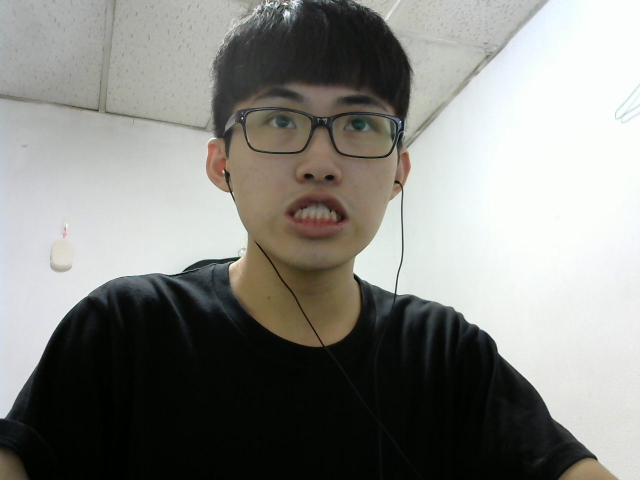
//> input picture Picture/picture2.jpg, 1280 x 960 px, given in place of the camera (shown at 1/2 size)
$ ./FaceID   (built with g++ and OpenCV 4)
//> lines starting //> are read from the running program, lines starting //| are printed output that depends on the picture; after the words box and inside, x2 and y2 are one past the last pixel; in counts of white or black regions, pixels touching at a corner belong together
/** g++ FaceID.cpp -o output `pkg-config --cflags --libs opencv` **/
#include <opencv2/opencv.hpp>
#include <iostream>
#include <stdio.h>

using namespace std;
using namespace cv;

/** Print error message **/
void PANIC(char *msg);
#define PANIC(msg){perror(msg); exit(-1);}

/** Function for face detection **/
void detectAndDraw(Mat frame);

/** Gloabal variables **/
String face_cascade_name = "Source/haarcascade_frontalface_default.xml";
String eyes_cascade_name = "Source/haarcascade_eye_tree_eyeglasses.xml";
CascadeClassifier face_cascade; // Define the face classifier
CascadeClassifier eyes_cascade; // Define the eyes classifier
String window_name = "Face detection";

int main(int argc, char *argv[]){
    // VideoCapture class for playing video for which faces to be detected
    VideoCapture capture = VideoCapture(0);
    Mat frame, image;

	if (!face_cascade.load(face_cascade_name))
		PANIC("Error loading face cascade");
	if (!eyes_cascade.load(eyes_cascade_name))
		PANIC("Error loading eyes cascade");

    // After the camera is opened
    if(capture.isOpened()){
        cout << "Face Detection Started...." << endl;

        while(1){
            capture >> frame; // Get photos from camera
//> frame is the input picture: 960 rows x 1280 cols, CV_8UC3; mean B, G, R 129.9, 134.3, 134

            if(frame.empty())
            	PANIC("Error capture frame");

            detectAndDraw(frame);

            // Press q to exit from window
            char ch = (char)waitKey(10);
            if(ch == 27 || ch == 'q' || ch == 'Q')
                break;
        }
    }
    else
        PANIC("Error open camera");

    return 0;
}

void detectAndDraw(Mat frame){
    std::vector<Rect> faces, eyes;
    Mat frame_gray, frame_resize;
    int radius;

	// Convert to Gray Scale
    cvtColor(frame, frame_gray, COLOR_BGR2GRAY);
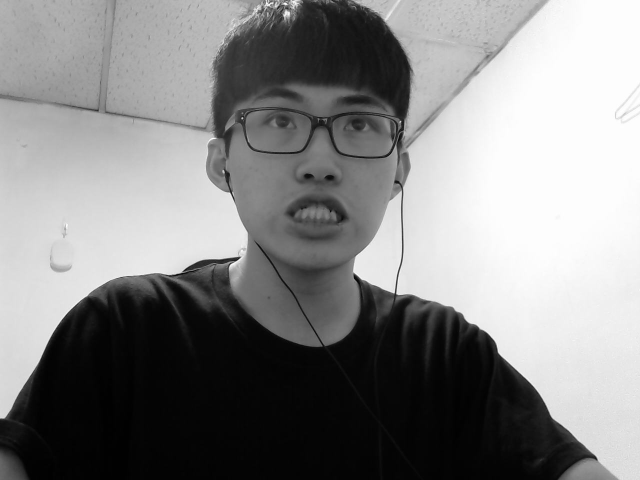
//> frame_gray: 960 rows x 1280 cols, CV_8UC1 (shown at 1/2 size); min 1, max 255, mean 133.6

    // Resize the Grayscale Image
    resize(frame_gray, frame_resize, Size(), 1, 1, INTER_LINEAR);

    // Histogram equalization
    equalizeHist(frame_resize, frame_resize);
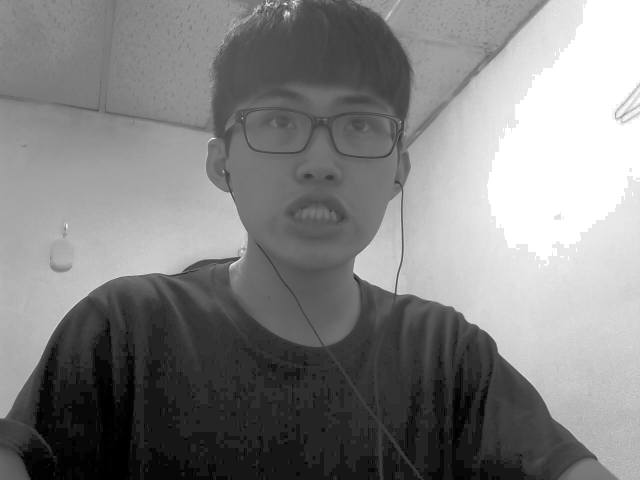
//> frame_resize: 960 rows x 1280 cols, CV_8UC1 (shown at 1/2 size); min 0, max 255, mean 129.1

    // Detect faces of different sizes using cascade classifier
    face_cascade.detectMultiScale(frame_resize, faces, 1.1, 5, CV_HAAR_SCALE_IMAGE, Size(30, 30));
//> faces = 1 Rect (x, y, width, height): [572, 311, 126, 126]

    // Draw circles around the faces
    for (size_t i = 0; i < faces.size(); i++)
    {
        Point center;

        rectangle(frame, faces[i], Scalar(255, 0, 0), 3, 8, 0);

        Mat faceROI = frame_resize(faces[i]);

        // Detection of eyes int the input image
        eyes_cascade.detectMultiScale(faceROI, eyes, 1.1, 1, CV_HAAR_SCALE_IMAGE, Size(3, 3));

        // Draw circles around eyes
        for (size_t j = 0; j < eyes.size(); j++)
        {
            center.x = cvRound((faces[i].x + eyes[j].x + eyes[j].width*0.5));
            center.y = cvRound((faces[i].y + eyes[j].y + eyes[j].height*0.5));
            radius = cvRound((eyes[j].width + eyes[j].height)*0.25);
            circle(frame, center, radius, Scalar(0, 255, 0), 3, 8, 0);
        }
    }
//> this loop made 1 pass
//> (eyes, radius) on pass 1: (1 Rect (x, y, width, height): [17, 21, 46, 46], 23)
//> pass 1, in detectAndDraw, `Mat faceROI = frame_resize(faces[i]);`:
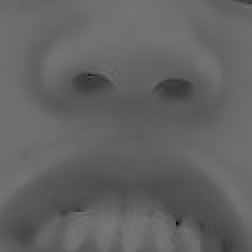
//> faceROI: 126 rows x 126 cols, CV_8UC1 (shown 2 times larger); min 2, max 118, mean 98.6
//> after the loop:
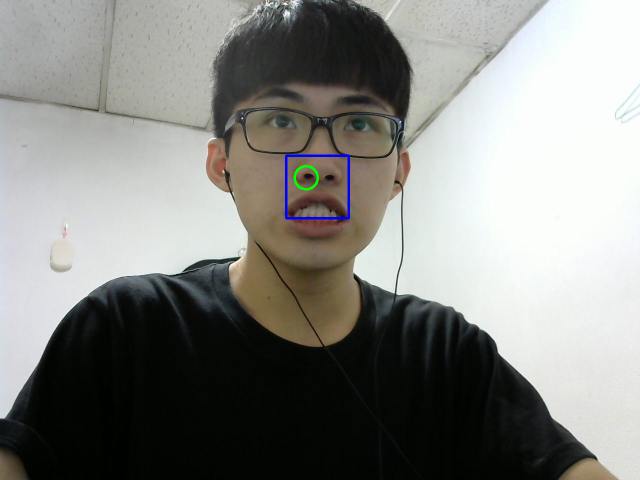
//> frame: 960 rows x 1280 cols, CV_8UC3 (shown at 1/2 size); 0.26% of pixels changed, all inside (x1, y1, x2, y2) = (570, 309, 700, 439)
//> after the loop, radius = 23
//> the 'q' key is pressed

    // Show Processed Image with detected faces
    imshow( "Face Detection", frame);
}

$ run again, on Picture/picture3.jpg
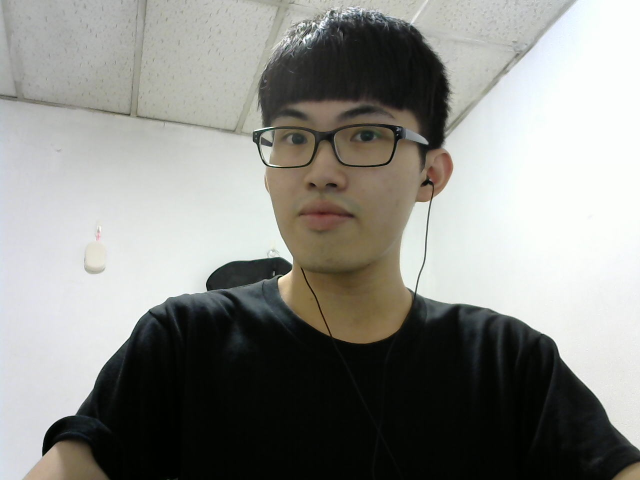
//> input picture Picture/picture3.jpg, 1280 x 960 px, given in place of the camera (shown at 1/2 size)
//> frame is the input picture: 960 rows x 1280 cols, CV_8UC3; mean B, G, R 134.7, 139.2, 138.7
//> faces = 1 Rect (x, y, width, height): [484, 132, 366, 366]
//> the loop in detectAndDraw, `for (size_t i = 0; i < faces.size(); i++)` made 1 pass
//> (eyes, radius) on pass 1: (1 Rect (x, y, width, height): [70, 111, 74, 74], 37)
//> pass 1, in detectAndDraw, `Mat faceROI = frame_resize(faces[i]);`:
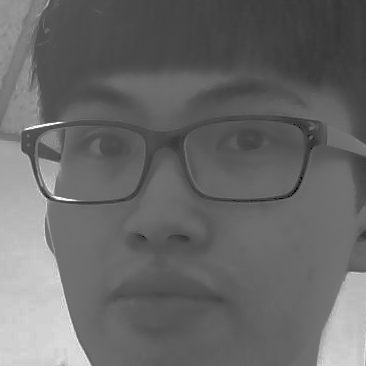
//> faceROI: 366 rows x 366 cols, CV_8UC1; min 2, max 255, mean 104.9
//> after the loop in detectAndDraw, `for (size_t i = 0; i < faces.size(); i++)`:
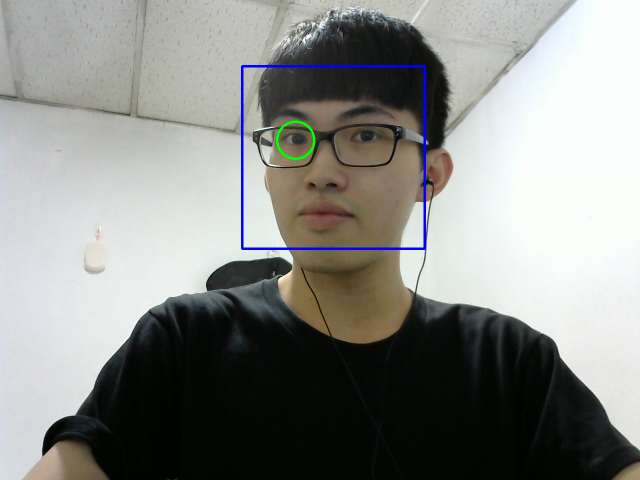
//> frame: 960 rows x 1280 cols, CV_8UC3 (shown at 1/2 size); 0.69% of pixels changed, all inside (x1, y1, x2, y2) = (482, 130, 852, 500)
//> after the loop in detectAndDraw, `for (size_t i = 0; i < faces.size(); i++)`: radius = 37

$ run again, on Picture/picture4.jpg
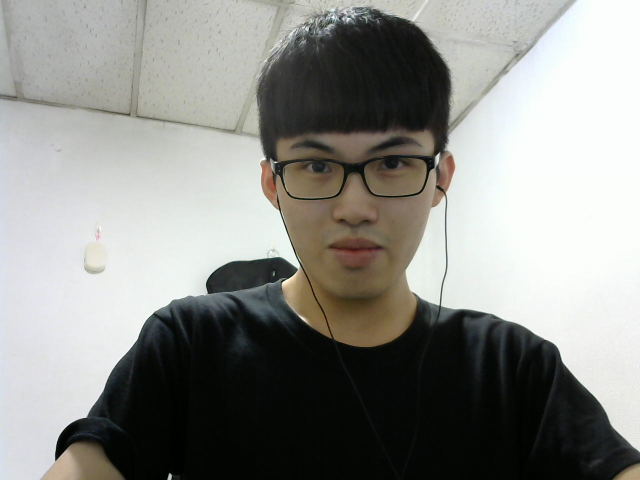
//> input picture Picture/picture4.jpg, 1280 x 960 px, given in place of the camera (shown at 1/2 size)
//> frame is the input picture: 960 rows x 1280 cols, CV_8UC3; mean B, G, R 137, 141.2, 140.7
//> in detectAndDraw, `cvtColor(frame, frame_gray, COLOR_BGR2GRAY);`:
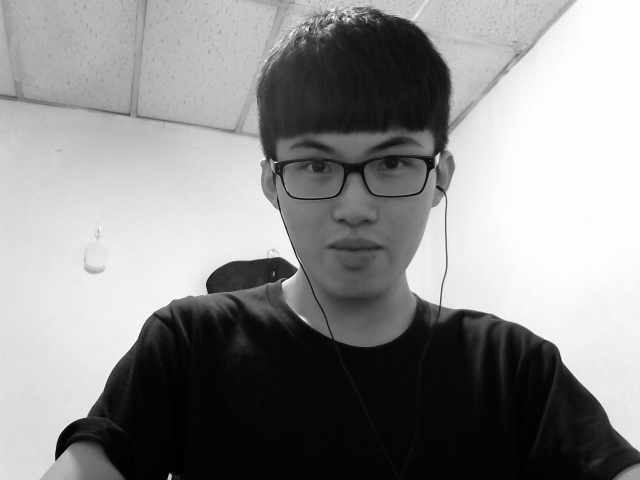
//> frame_gray: 960 rows x 1280 cols, CV_8UC1 (shown at 1/2 size); min 0, max 255, mean 140.5
//> in detectAndDraw, `equalizeHist(frame_resize, frame_resize);`:
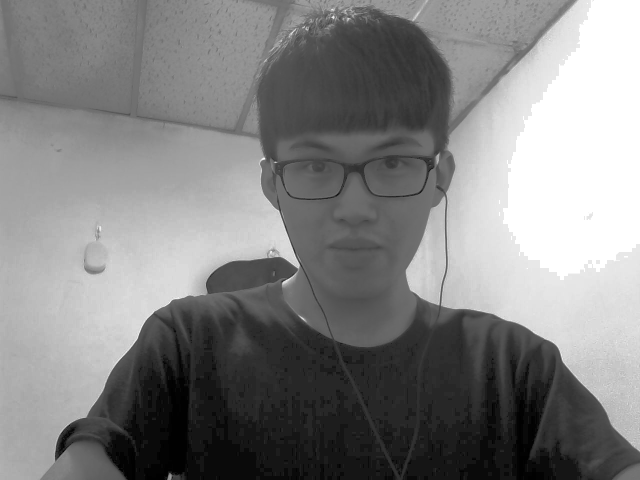
//> frame_resize: 960 rows x 1280 cols, CV_8UC1 (shown at 1/2 size); min 0, max 255, mean 129.7
//> faces = empty
//> after the loop in detectAndDraw, `for (size_t i = 0; i < faces.size(); i++)`: radius = 0
